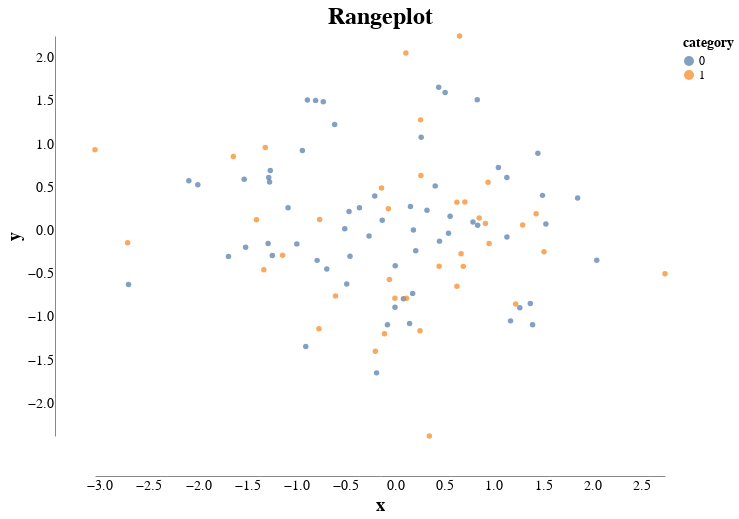

Write notebook code for a chart like this one.
### Markdown cell above
This was quite some styling for a single plot. 
To simplify this in the future, we can make our lives easier by

- Factoring out the min_max_scale.
- Creating a custom theme following Tufte's advice on style. In addition we'll use a font is similar to fonts he regularly uses.
- Setting a default size for plots (which can be overridden).

### Code cell
from altair import Chart, X, Y, Color, Scale, theme

@theme.register('tufte', enable=True)
def tufte():
    font = "Georgia"
    return {
        'config': {
            "title": {
                'font': font,
                'fontSize': 24
            },
            "background": None,
            'view': {
                'stroke': None,
                'height': 400,
                'width': 570,
            },
            'mark': {'filled': True,},
            'axis': {
                'labelFontSize': 14,
                'titleFontSize': 18,
                'offset': 40,
                'grid': False,
                'ticks': False,
                'labelFont': font,
                'titleFont': font
            },
            'legend': { 
                'titleFont': font,
                'labelFont': font,
                'titleFontSize': 14,
                'labelFontSize': 12
            },
            'scale': {
                'nice': False
            }
        }
    }

min_max_scale = lambda df, col: Scale(domain=[df[col].min(), df[col].max()])

Chart(df, title="Rangeplot").mark_point().encode(
    X('x', scale=min_max_scale(df, 'x')),
    Y('y', scale=min_max_scale(df, 'y')),
    color=Color('category:N'),
)

### Figure 1 — Vega-Lite specification as saved in the notebook (floating-point values rounded to 4 significant figures)
{"config": {"title": {"font": "Georgia", "fontSize": 24}, "background": null, "view": {"stroke": null, "height": 400, "width": 570}, "mark": {"filled": true}, "axis": {"labelFontSize": 14, "titleFontSize": 18, "offset": 40, "grid": false, "ticks": false, "labelFont": "Georgia", "titleFont": "Georgia"}, "legend": {"titleFont": "Georgia", "labelFont": "Georgia", "titleFontSize": 14, "labelFontSize": 12}, "scale": {"nice": false}}, "data": {"name": "data-fe43f3a98f98c1b7eaea0128dd669a98"}, "mark": {"type": "point"}, "encoding": {"color": {"field": "category", "type": "nominal"}, "x": {"field": "x", "scale": {"domain": [-3.047, 2.737]}, "type": "quantitative"}, "y": {"field": "y", "scale": {"domain": [-2.38, 2.252]}, "type": "quantitative"}}, "title": "Rangeplot", "$schema": "https://vega.github.io/schema/vega-lite/v5.20.1.json", "datasets": {"data-fe43f3a98f98c1b7eaea0128dd669a98": [{"x": 0.2605, "y": 0.6368, "category": 1}, {"x": -0.003326, "y": -0.7854, "category": 1}, {"x": 0.1845, "y": 0.005472, "category": 0}, {"x": -1.334, "y": -0.4541, "category": 1}, {"x": -0.7303, "y": 1.492, "category": 0}, {"x": 0.6529, "y": 2.252, "category": 1}, {"x": -1.087, "y": 0.264, "category": 0}, {"x": 0.108, "y": 2.057, "category": 1}, {"x": 0.2514, "y": -1.161, "category": 1}, {"x": -0.002588, "y": -0.8884, "category": 0}, {"x": 1.222, "y": -0.8501, "category": 1}, {"x": 0.8363, "y": 0.06193, "category": 0}, {"x": -1.518, "y": -0.1934, "category": 0}, {"x": 0.832, "y": 1.513, "category": 0}, {"x": -0.4687, "y": 0.2192, "category": 0}, {"x": 0.4452, "y": -0.4128, "category": 1}, {"x": -0.3631, "y": 0.2625, "category": 0}, {"x": -0.9079, "y": -1.344, "category": 0}, {"x": 1.851, "y": 0.376, "category": 0}, {"x": 0.1767, "y": -0.7281, "category": 0}, {"x": -1.143, "y": -0.2864, "category": 1}, {"x": -0.774, "y": -1.138, "category": 1}, {"x": 1.133, "y": -0.07631, "category": 0}, {"x": 0.08306, "y": -0.7907, "category": 0}, {"x": -0.615, "y": 1.228, "category": 0}, {"x": 0.6677, "y": -0.2702, "category": 1}, {"x": 1.448, "y": 0.8958, "category": 0}, {"x": -1.268, "y": 0.694, "category": 0}, {"x": 1.509, "y": -0.2471, "category": 1}, {"x": -0.2657, "y": -0.06413, "category": 0}, {"x": 0.1455, "y": -1.076, "category": 0}, {"x": 1.529, "y": 0.07426, "category": 0}, {"x": 0.7891, "y": 0.09934, "category": 0}, {"x": 0.4489, "y": -0.123, "category": 0}, {"x": -0.1892, "y": -1.649, "category": 0}, {"x": -1.29, "y": -0.1517, "category": 0}, {"x": 0.154, "y": 0.2782, "category": 0}, {"x": -0.06986, "y": 0.2521, "category": 1}, {"x": 0.346, "y": -2.38, "category": 1}, {"x": -0.208, "y": 0.3989, "category": 0}, {"x": 0.6907, "y": -0.4154, "category": 1}, {"x": 0.208, "y": -0.2347, "category": 0}, {"x": 1.494, "y": 0.4069, "category": 0}, {"x": 0.2631, "y": 1.079, "category": 0}, {"x": 0.626, "y": -0.6443, "category": 1}, {"x": -0.2017, "y": -1.399, "category": 1}, {"x": -0.07887, "y": -1.092, "category": 0}, {"x": 1.43, "y": 0.1947, "category": 1}, {"x": 0.3219, "y": 0.2347, "category": 0}, {"x": -0.000191, "y": -0.4084, "category": 0}, {"x": -1.247, "y": -0.2881, "category": 0}, {"x": -0.1091, "y": -1.195, "category": 1}, {"x": -2.707, "y": -0.6261, "category": 0}, {"x": -0.4923, "y": -0.6186, "category": 0}, {"x": 0.2572, "y": 1.281, "category": 1}, {"x": 0.5065, "y": 1.599, "category": 0}, {"x": -0.7926, "y": -0.3458, "category": 0}, {"x": 0.4406, "y": 1.658, "category": 0}, {"x": 1.293, "y": 0.0625, "category": 1}, {"x": -1.533, "y": 0.5941, "category": 0}, {"x": 1.393, "y": -1.091, "category": 0}, {"x": -0.4592, "y": -0.2987, "category": 0}, {"x": -0.6062, "y": -0.7571, "category": 1}, {"x": -0.8915, "y": 1.512, "category": 0}, {"x": -0.1392, "y": 0.4917, "category": 1}, {"x": -0.6946, "y": -0.446, "category": 0}, {"x": 2.045, "y": -0.3443, "category": 0}, {"x": -1.275, "y": 0.5621, "category": 0}, {"x": -2.715, "y": -0.1414, "category": 1}, {"x": 0.9526, "y": -0.1513, "category": 1}, {"x": 0.5567, "y": 0.1654, "category": 0}, {"x": 0.4053, "y": 0.5168, "category": 0}, {"x": -0.9424, "y": 0.9274, "category": 0}, {"x": 2.737, "y": -0.5007, "category": 1}, {"x": 0.7068, "y": 0.3294, "category": 1}, {"x": -0.9987, "y": -0.1548, "category": 0}, {"x": -1.643, "y": 0.8579, "category": 1}, {"x": 1.047, "y": 0.7296, "category": 0}, {"x": 0.5404, "y": -0.03124, "category": 0}, {"x": 1.371, "y": -0.8446, "category": 0}, {"x": -2.003, "y": 0.5288, "category": 0}, {"x": 0.9155, "y": 0.08251, "category": 1}, {"x": -0.8078, "y": 1.507, "category": 0}, {"x": 1.264, "y": -0.8942, "category": 0}, {"x": 1.132, "y": 0.6133, "category": 0}, {"x": 0.1132, "y": -0.7844, "category": 1}, {"x": -1.284, "y": 0.6152, "category": 0}, {"x": -0.5121, "y": 0.02118, "category": 0}, {"x": 0.9415, "y": 0.5583, "category": 1}, {"x": -3.047, "y": 0.935, "category": 1}, {"x": 0.8522, "y": 0.1444, "category": 1}, {"x": -1.408, "y": 0.1256, "category": 1}, {"x": -1.692, "y": -0.2996, "category": 0}, {"x": -0.767, "y": 0.1272, "category": 1}, {"x": 0.6257, "y": 0.3286, "category": 1}, {"x": -1.319, "y": 0.9603, "category": 1}, {"x": -0.05956, "y": -0.5686, "category": 1}, {"x": -0.1318, "y": 0.12, "category": 0}, {"x": -2.094, "y": 0.5764, "category": 0}, {"x": 1.17, "y": -1.046, "category": 0}]}}
